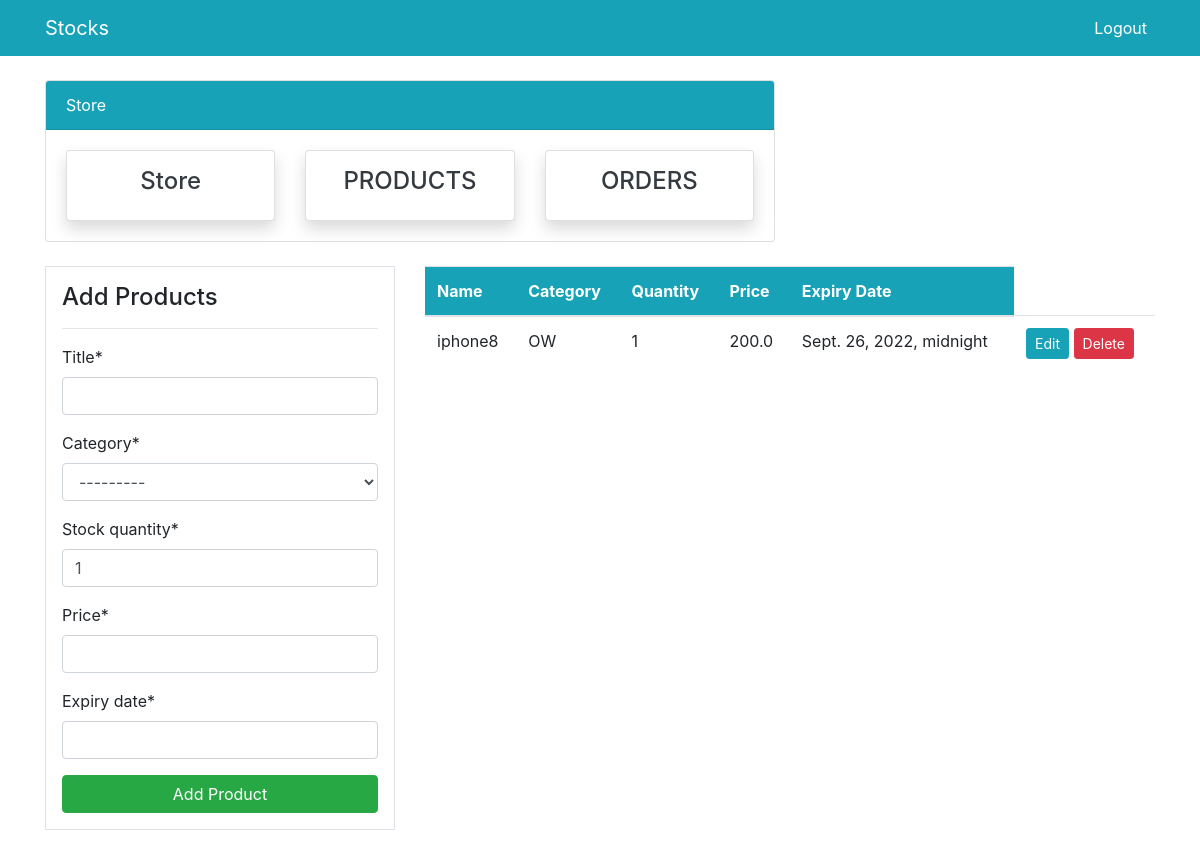
Screenshot of /products/ (signed in) with the database file from the repository.
### dashboard/models.py (models this page shows, shortened)
class Product(models.Model):
    title = models.CharField(max_length=255, null=True)
    slug = models.SlugField(unique= True)
    category = models.CharField(choices=CATEGORY_CHOICES, max_length=2)
    stock_quantity = models.PositiveIntegerField(default=1)
    price = models.FloatField(null=True)
    expiry_date =models.DateTimeField(null=True)
    view_count = models.PositiveIntegerField(default=0)

### dashboard/views.py (the view)
# urls.py: path('products/', views.products , name= 'products'),##check
@login_required(login_url='login')
def products(request):
    if request.method == 'POST':
        form = ProductForm(request.POST)
        if form.is_valid():
            form.save()
            title = form.cleaned_data.get('title')
            messages.success(request, f'{title} has been added')
            return redirect('products')
    else:
        form = ProductForm()
    context = {
        'stocks': Product.objects.all(),
        'form':form
    }
    return render(request, 'skeleton/products.html', context)

### dashboard/forms.py
class ProductForm(forms.ModelForm):
    class Meta:
        model = Product
        fields =[
            'title',
            'category',
            'stock_quantity',
            'price',
            'expiry_date',
            ]

### templates/skeleton/products.html (shortened to what this page needs)
{% extends 'body/base.html' %}
{% load crispy_forms_tags %}
{% block content %}
{% include 'body/navbar.html' %}
  <div class="container">
    <div class="row my-4">
        <div class="col-md-4">
            <div class="border bg-white p-3">
                <h4>Add Products</h4>
                <hr>
                <form method="POST">
                    {{ form|crispy }}
                    <input class="btn btn-success btn-block" type="submit" value="Add Product">
                </form>
            </div>
        </div>
        <div class="col-md-8">
            <table class="table bg-white">
                <thead class="bg-info">
                    <tr class="text-white">
                        <th scope="col">Name</th>
                        <th scope="col">Category</th>
                        <th scope="col">Quantity</th>
                        <th scope="col">Price</th>
                        <th scope="col">Expiry Date</th>
                    </tr>
                </thead>
                <tbody>
                    {% for stocks  in stocks  %}
                    <tr>
                        <td>{{ stocks.title }}</td>
                        <td>{{ stocks.category }}</td>
                        <td>{{ stocks.stock_quantity }}</td>
                        <td>{{ stocks.price }}</td>
                        <td>{{ stocks.expiry_date }}</td>
                        <td>
                            <a class="btn btn-info btn-sm" href="{% url 'update' stocks.id %}">Edit</a>
                            <a class="btn btn-danger btn-sm" href="{% url 'delete' stocks.id %}">Delete</a>
                        </td>
                    </tr>
                    {% endfor %}
                </tbody>
            </table>
        </div>
    </div>
</div>
{% endblock %}

### rows the page displays
Product: title "iphone8", category "OW", stock_quantity "1", price "200.0", expiry_date "Sept. 26, 2022, midnight"
